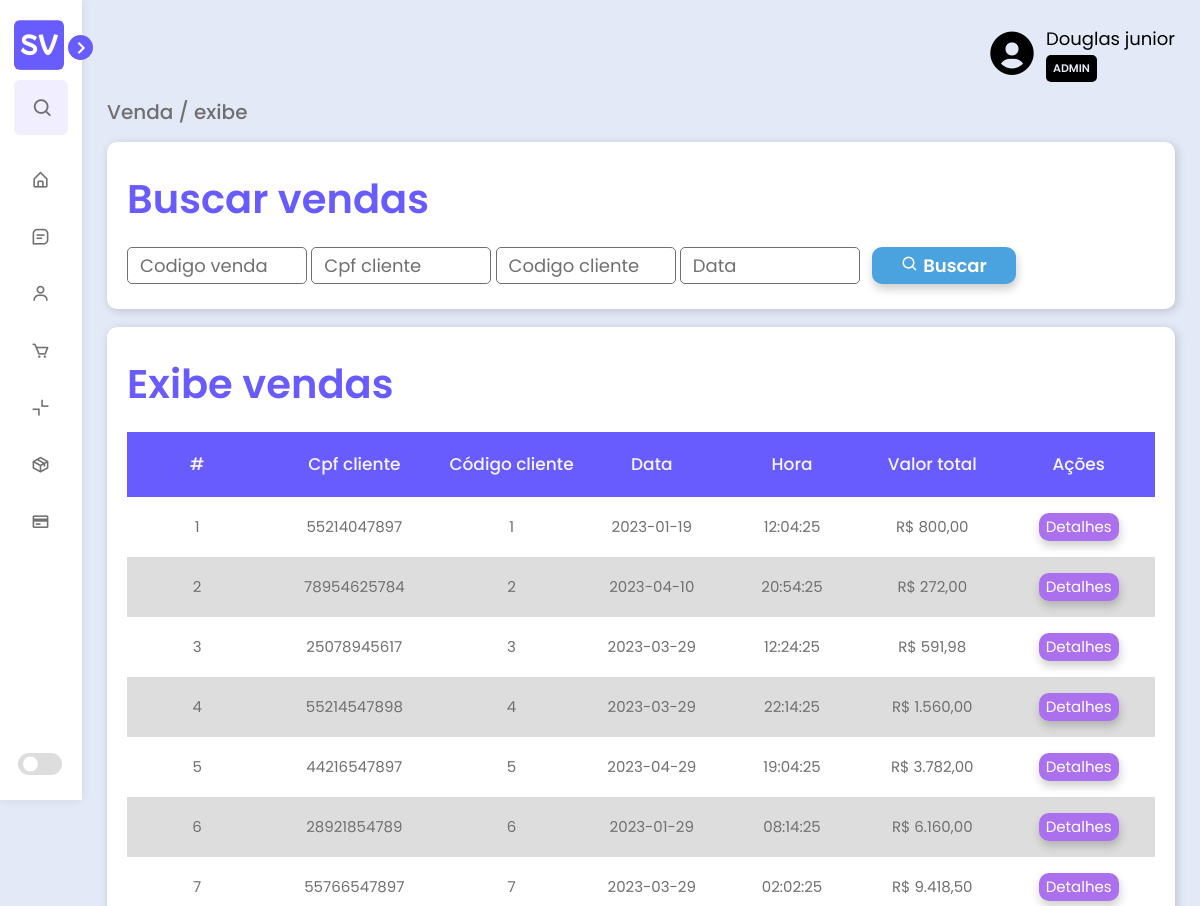
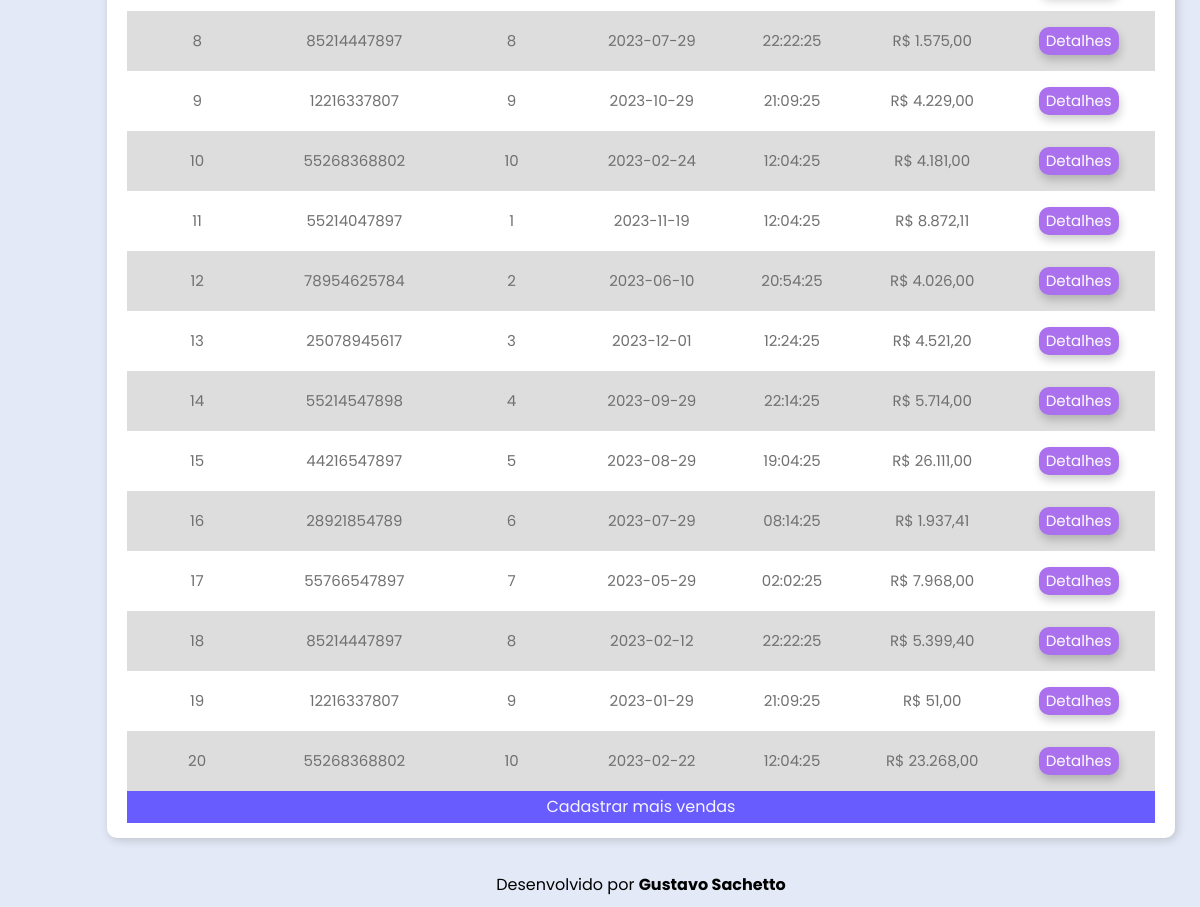
Page /view/pages/venda.php on the committed database (2 pictures, top to bottom).
### tables this page shows
create table venda(
  codVenda int auto_increment not null primary key,
  
  codCliente int not null,
  constraint fkclienteVenda foreign key (codCliente) references cliente (codCliente),
  
  codProduto int not null,
  constraint fkprodutoVenda foreign key (codProduto) references produto (codProduto)
);

create table cliente(
	nomeCliente varchar(60) not null, 
	cpf char (11) not null unique,
	endereco varchar(100) null,
	codCliente int auto_increment not null primary key
);

### controller/buscaVenda.php (called while the page is built, shortened)
<?php
    require_once '../../model/conexao.php';
    $config = parse_ini_file('../../model/config.ini');
    $conexao = new conexao ($config['dbname'], $config['host'], $config['user'], $config['password']);
    $buscaCodV = $buscaCpf = $buscaCodC = $buscaData = "";
    $vendas = $conexao -> consultaVenda($buscaCodV, $buscaCpf, $buscaCodC, $buscaData);
?>

### model/conexao.php (called while the page is built, shortened)
<?php
class conexao {
    private $pdo;
    public function __construct($dbname, $host, $user, $password) {
        try {
            $this -> pdo = New PDO ("mysql:dbname=" . $dbname . ";host=" . $host, $user, $password);
            return "CONEXÃO DO PDO";
        } catch (PDOException $erro) {
            return "ERRO DE CONEXÃO NO PDO:" . $erro -> getMessage();
            exit();
        } catch (Exception $erro) {
            return "ERRO NÃO PASSOU DA CONEXÃO:" . $erro -> getMessage();
            exit();
        }
    }
    public function conversorMoeda($converter) {
        $resultado = "R$ " . number_format($converter, 2, ",", ".");
        return $resultado;
    }
    public function consultaVenda($buscaCodV, $buscaCpf, $buscaCodC, $buscaData) {
        $consulta = "SELECT venda.*, cliente.cpf, SUM(vendaitem.valorUnitario * vendaitem.quantidadeVenda) AS total FROM venda INNER JOIN cliente ON venda.codCliente = cliente.codCliente INNER JOIN vendaitem ON venda.codVenda = vendaitem.codVenda WHERE
        venda.codCliente LIKE '%$buscaCodC%' AND
        cliente.cpf LIKE '%$buscaCpf%' AND
        venda.data LIKE '%$buscaData%' GROUP BY codVenda ORDER BY venda.codVenda ASC ";
        $resultado = $this -> consultaBanco($consulta);
        return $resultado;
    }
    public function consultaBanco($consulta) {
        $consultaBanco = $this -> pdo -> query($consulta);
        $consultaBanco -> execute();
        while ($resultado = $consultaBanco -> fetchAll(PDO::FETCH_ASSOC)) {
            return $resultado;
        }
    }
}
?>

### controller/exibeVenda.php (the view, shortened to what this page needs)
<?php
    require_once '../../model/conexao.php';
    $config = parse_ini_file('../../model/config.ini');
    $conexao = new conexao ($config['dbname'], $config['host'], $config['user'], $config['password']);
    if (isset($vendas) && empty(!$vendas[0]['codVenda'])) {
        echo "
        <form method='post' action=''>
            <table>
                <thead>
                    <td>#</td>
                    <td>Cpf cliente</td>
                    <td>Código cliente</td>
                    <td>Data</td>
                    <td>Hora</td>
                    <td>Valor total</td>
                    <td>Ações</td>
                </tr>
            </thead>
            <tbody>
        ";
        foreach ($vendas as $item) {
            echo "
                    <tr>
                        <td>" . stripslashes($item['codVenda']) . "</td>
                        <td>" . stripslashes($item['cpf']) . "</td>
                        <td>" . stripslashes($item['codCliente']) . "</td>
                        <td>" . stripslashes($item['data']) . "</td>
                        <td>" . stripslashes($item['hora']) . "</td>
                        <td>" .  $conexao -> conversorMoeda($item['total'])  . "</td>
                        <td>
                            <button type='submit' class='detalhes' name='detalhes' value='". stripslashes($item['codVenda']) ."'>Detalhes</button>
                        </td>
                    </tr>
            ";
        }
        echo "
                </tbody>
                <tfoot>
                    <tr>
                        <td colspan='13'><a href='cadastroVenda.php'>Cadastrar mais vendas</a></td>
                    </tr>
                </tfoot>
            </table>
        </form>";
    } else {
        echo "<p>Nenhum venda encontrada! <a href='cadastroVenda.php'>Cadastrar</a></p>";
    }
?>

### view/css/style.css (style rules this page uses)
* { margin: 0; padding: 0; text-decoration: none; font-family: 'Poppins', Arial, Helvetica, sans-serif; }
:root { --neutral-color: #000000; --body-color: #E4E9F7; --form-color: #FFFFFF; --sidebar-color: #FFFFFF; --alert-color: #FFFFFF; --primary-color: #695CFE; --secondary-color: #695CFE; --primary-color-light: #F6F5FF; --toggle-color: #DDDDDD; --tbody-color: #DDDDDD; --title-color: #18191A; --text-color: #707070; --text-color-dark: #252525; --link-color: #775fff; --link-color-hover: #2f1cfd; --link-color-default: #1a92e2; --button-color-submit: #3ed65f; --button-color-search: #4aa3df; --button-color-edit: #df924a; --button-color-see: #ab70ee; --button-color-reset: #ca3131; --base-color: #F0EEFF; --sidebar-shadow: 0px 0px 10px #00000015; --form-shadow: 2px 2px 10px #0000002c; --button-shadow: 1px 5px 10px #00000033; --transition-01: all 0.1s ease; --transition-02: all 0.2s ease; --transition-03: all 0.3s ease; --transition-04: all 0.4s ease; }
body { height: 100vh; background: var(--body-color); margin-left: 82px; }

### view/css/table.css (style rules this page uses)
.container-table>form button { border: none; padding: 2px 6px; margin: 0 4px; border-radius: 10px; color: white; border: 1px solid transparent; box-shadow: var(--button-shadow); }
.container-table>form button.detalhes { background-color: var(--button-color-see); }
table, th, td { width: 90px; }
table { width: 100%; text-align: center; }
table>thead { font-size: 17px; font-weight: 500; color: var(--primary-color-light); background-color: var(--secondary-color); }
table>thead td { padding: 20px 5px; }
table>tbody td { color: var(--text-color); font-size: 15px; padding: 3px 5px; height: 60px; }
table>tfoot td { padding: 4px 5px; background-color: var(--secondary-color); }
table>tfoot td > a { color: var(--primary-color-light); text-decoration: none; }
tr:nth-child(even) { background-color: var(--tbody-color); }
table tr>td>button { border: none; background: transparent; }

### rows in the picture
venda: codVenda "1", codCliente.cpf "55214047897", codCliente "1", data "2023-01-19", hora "12:04:25", total "R$ 800,00"
venda: codVenda "2", codCliente.cpf "78954625784", codCliente "2", data "2023-04-10", hora "20:54:25", total "R$ 272,00"
venda: codVenda "3", codCliente.cpf "25078945617", codCliente "3", data "2023-03-29", hora "12:24:25", total "R$ 591,98"
venda: codVenda "4", codCliente.cpf "55214547898", codCliente "4", data "2023-03-29", hora "22:14:25", total "R$ 1.560,00"
venda: codVenda "5", codCliente.cpf "44216547897", codCliente "5", data "2023-04-29", hora "19:04:25", total "R$ 3.782,00"
venda: codVenda "6", codCliente.cpf "28921854789", codCliente "6", data "2023-01-29", hora "08:14:25", total "R$ 6.160,00"
venda: codVenda "7", codCliente.cpf "55766547897", codCliente "7", data "2023-03-29", hora "02:02:25", total "R$ 9.418,50"
venda: codVenda "8", codCliente.cpf "85214447897", codCliente "8", data "2023-07-29", hora "22:22:25", total "R$ 1.575,00"
venda: codVenda "9", codCliente.cpf "12216337807", codCliente "9", data "2023-10-29", hora "21:09:25", total "R$ 4.229,00"
venda: codVenda "10", codCliente.cpf "55268368802", codCliente "10", data "2023-02-24", hora "12:04:25", total "R$ 4.181,00"
venda: codVenda "11", codCliente.cpf "55214047897", codCliente "1", data "2023-11-19", hora "12:04:25", total "R$ 8.872,11"
venda: codVenda "12", codCliente.cpf "78954625784", codCliente "2", data "2023-06-10", hora "20:54:25", total "R$ 4.026,00"
venda: codVenda "13", codCliente.cpf "25078945617", codCliente "3", data "2023-12-01", hora "12:24:25", total "R$ 4.521,20"
venda: codVenda "14", codCliente.cpf "55214547898", codCliente "4", data "2023-09-29", hora "22:14:25", total "R$ 5.714,00"
venda: codVenda "15", codCliente.cpf "44216547897", codCliente "5", data "2023-08-29", hora "19:04:25", total "R$ 26.111,00"
venda: codVenda "16", codCliente.cpf "28921854789", codCliente "6", data "2023-07-29", hora "08:14:25", total "R$ 1.937,41"
venda: codVenda "17", codCliente.cpf "55766547897", codCliente "7", data "2023-05-29", hora "02:02:25", total "R$ 7.968,00"
venda: codVenda "18", codCliente.cpf "85214447897", codCliente "8", data "2023-02-12", hora "22:22:25", total "R$ 5.399,40"
venda: codVenda "19", codCliente.cpf "12216337807", codCliente "9", data "2023-01-29", hora "21:09:25", total "R$ 51,00"
venda: codVenda "20", codCliente.cpf "55268368802", codCliente "10", data "2023-02-22", hora "12:04:25", total "R$ 23.268,00"
